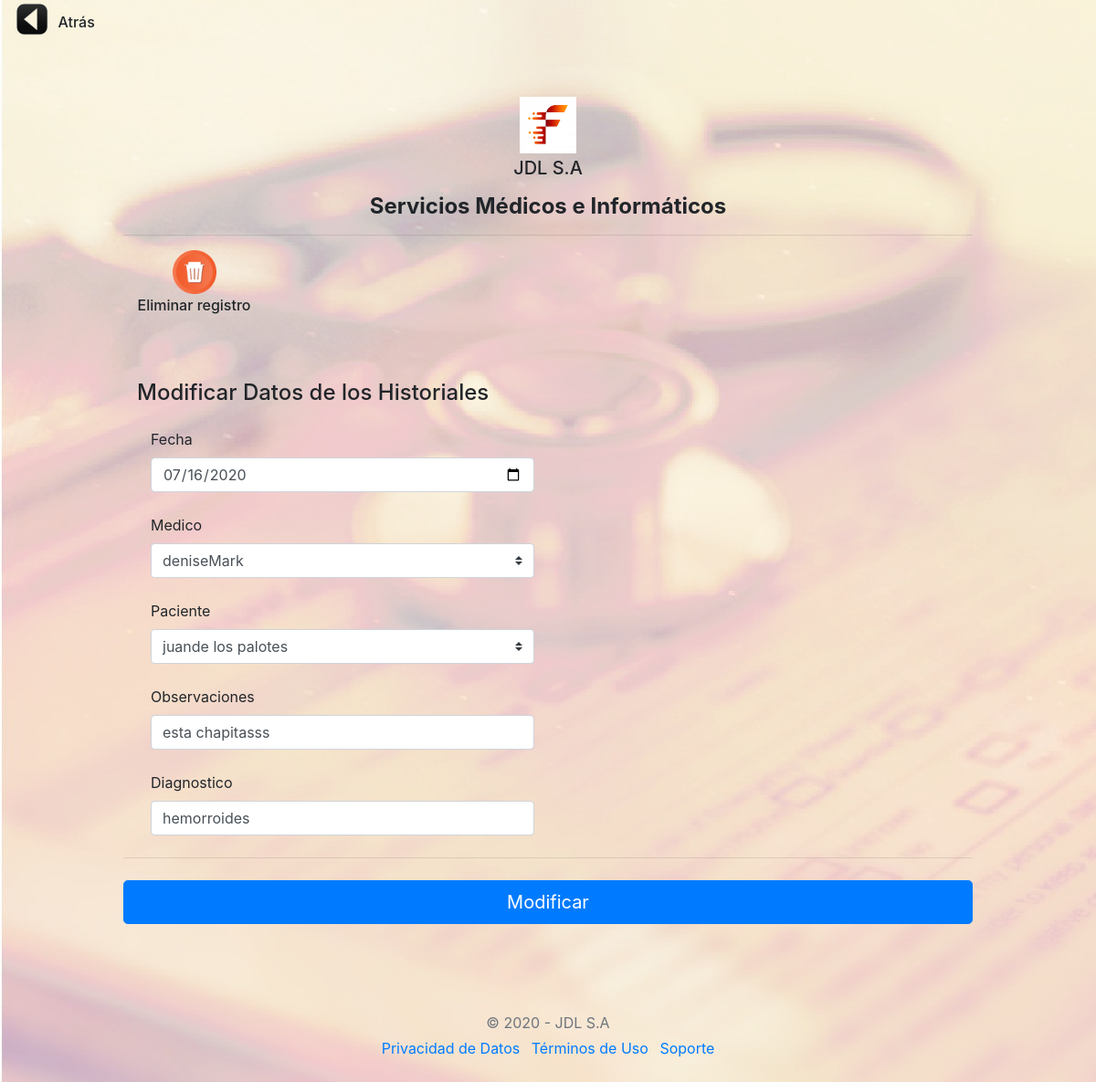
Page /historiales/modifica.php?id_historial=3 on the committed database.
### tables this page shows
CREATE TABLE `historiales` (
  `id_historial` int(8) NOT NULL,
  `fecha_historial` date DEFAULT NULL,
  `clinico_historial` varchar(50) DEFAULT NULL,
  `paciente_historial` varchar(50) DEFAULT NULL,
  `observacion_historial` varchar(200) DEFAULT NULL,
  `diagnostico_historial` varchar(200) DEFAULT NULL
);

### historiales/modifica.php (the view, shortened to what this page needs)
<!doctype html>
<html>
<?php
    require "../metodos.php";
?>
<body background="../img/historials.jpg">
  <div class="col-md"><h2>
		<img border="0" src="../img/atras.png" width="40" height="40" title="Volver al menú"
		onclick=location.href='../historiales/'; onKeyPress=location.href='../historiales/'; style='cursor:pointer';/>
    <label for="boton_atras"><h6>Atrás</h6></label>
	</h2></div>
    <div class="container">
  <div class="py-5 text-center">
  <div class="col-md"><img class="d-block mx-auto mb-1" src="../img/jdlsa2.png" alt="" width="62" height="62"></div>
  <div class="col-md"><h5>JDL S.A</h5></div>
  <p class="lead "><h4><strong>Servicios Médicos e Informáticos</strong></h4></p>
  <hr>
    <div class="col-sm-2">
		<img border="0" src="../img/delete.png" width="48" height="48" title="Eliminar"
						<?php echo " onclick=location.href='"
												. "cuidado.php?id_historial=".$_GET['id_historial'] . "'"; ?>;
						<?php echo " onKeyPress=location.href='"
												. "cuidado.php?id_historial=".$_GET['id_historial'] . "'"; ?>
						style='cursor:pointer';/>
            <label for="boton_eliminar"><h6>Eliminar registro</h6></label>
	</div>
</div>
    <div class="col-md-12 order-md-1">
      <h4 class="mb-4">Modificar Datos de los Historiales</h4>
      <form class="needs-validation" novalidate action="modi.php" method="POST">
<?php
   require "../conexion.php";
    $sql = "SELECT * from historiales where id_historial = " . $_GET['id_historial'];
	$query = $mysqli->query($sql);
	while($resultado = $query->fetch_assoc()) {
        $historiales[] = $resultado;
    }
    $sql = "SELECT * from clinicos order by id_clinico";
    $query = $mysqli->query($sql);
    while($resultado = $query->fetch_assoc()) {
          $clinicos[] = $resultado;
      }
      $sql = "SELECT * from pacientes order by id_paciente";
      $query = $mysqli->query($sql);
      while($resultado = $query->fetch_assoc()) {
            $pacientes[] = $resultado;
        }
?>
    <div class="col-md-6 mb-4">
            <label for="fecha_historial">Fecha</label>
            <input type="date" class="form-control" name="fecha_historial" placeholder="" value=<?php echo "'".$historiales[0]['fecha_historial']."'" ?> required>
          </div>
          <div class="col-md-6 mb-4">
           <label for="clinico">Medico</label>
           <select class="custom-select d-block w-100" name="clinico_historial" required>
           <?php
				     $long = count($clinicos);
				     for($i=0; $i< $long; $i++){
				     echo "<option";
				     echo " value=" .$clinicos[$i]['nombre_clinico'] .",".$clinicos[$i]['apellido_clinico'] .">";
                 echo $clinicos[$i]['nombre_clinico'];
                 echo $clinicos[$i]['apellido_clinico'];
				     echo "</option>";
             }
				   ?>
            </select>
          </div>
          <div class="col-md-6 mb-4">
           <label for="paciente">Paciente</label>
           <select class="custom-select d-block w-100" name="paciente_historial" required>
           <?php
				     $long = count($pacientes);
				     for($i=0; $i< $long; $i++){
				     echo "<option";
             echo " value=" .$pacientes[$i]['nombre_paciente'] .",".$pacientes[$i]['apellido_paciente'] .">";
                 echo $pacientes[$i]['nombre_paciente'];
                 echo $pacientes[$i]['apellido_paciente'];
				     echo "</option>";
             }
				   ?>
            </select>
          </div>
        <div class="col-md-6 mb-4">
            <label for="observacion_historial">Observaciones</label>
            <input type="text" class="form-control" name="observacion_historial" placeholder="" value=<?php echo "'".$historiales[0]['observacion_historial']."'" ?> required>
          </div>
          <div class="col-md-6 mb-4">
            <label for="diagnostico_historial">Diagnostico</label>
            <input type="text" class="form-control" name="diagnostico_historial" placeholder="" value=<?php echo "'".$historiales[0]['diagnostico_historial']."'" ?> required>
          </div>
		</div>
        <hr class="mb-4">
        <button class="btn btn-primary btn-lg btn-block" type="submit">Modificar</button>
    </div>
  <footer class="my-5 pt-5 text-muted text-center text-small">
    <p class="mb-1">&copy; 2020 - JDL S.A</p>
    <ul class="list-inline">
      <li class="list-inline-item"><a href="#">Privacidad de Datos</a></li>
      <li class="list-inline-item"><a href="#">Términos de Uso</a></li>
      <li class="list-inline-item"><a href="#">Soporte</a></li>
    </ul>
  </footer>
</body>
</html>

### js/form-validation.css (style rules this page uses)
.container { max-width: 960px; }

### rows in the picture
historiales: fecha_historial "07/16/2020", observacion_historial "esta chapitasss", diagnostico_historial "hemorroides"

### other values in the picture
form field clinico_historial "deniseMark"
form field paciente_historial "juande los palotes"
